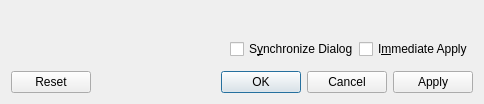
<?xml version="1.0" encoding="UTF-8"?>
<ui version="4.0">
 <class>InsetParamsUi</class>
 <widget class="QDialog" name="InsetParamsUi">
  <property name="geometry">
   <rect>
    <x>0</x>
    <y>0</y>
    <width>484</width>
    <height>104</height>
   </rect>
  </property>
  <property name="focusPolicy">
   <enum>Qt::NoFocus</enum>
  </property>
  <property name="windowTitle">
   <string>Inset Parameter Configuration</string>
  </property>
  <layout class="QGridLayout" name="gridLayout">
   <property name="verticalSpacing">
    <number>12</number>
   </property>
   <item row="0" column="0">
    <widget class="QStackedWidget" name="stackedWidget">
     <property name="currentIndex">
      <number>1</number>
     </property>
     <widget class="QWidget" name="page"/>
     <widget class="QWidget" name="page_2"/>
    </widget>
   </item>
   <item row="3" column="0">
    <widget class="QDialogButtonBox" name="buttonBox">
     <property name="standardButtons">
      <set>QDialogButtonBox::Apply|QDialogButtonBox::Cancel|QDialogButtonBox::Ok|QDialogButtonBox::Reset</set>
     </property>
    </widget>
   </item>
   <item row="2" column="0">
    <layout class="QHBoxLayout" name="horizontalLayout">
     <item>
      <spacer>
       <property name="orientation">
        <enum>Qt::Horizontal</enum>
       </property>
       <property name="sizeHint" stdset="0">
        <size>
         <width>0</width>
         <height>0</height>
        </size>
       </property>
      </spacer>
     </item>
     <item>
      <widget class="QCheckBox" name="synchronizedCB">
       <property name="toolTip">
        <string>Update dialog when moving context</string>
       </property>
       <property name="text">
        <string>S&amp;ynchronize Dialog</string>
       </property>
      </widget>
     </item>
     <item>
      <widget class="QCheckBox" name="immediateApplyCB">
       <property name="toolTip">
        <string>Apply settings immediately</string>
       </property>
       <property name="layoutDirection">
        <enum>Qt::LeftToRight</enum>
       </property>
       <property name="text">
        <string>I&amp;mmediate Apply</string>
       </property>
      </widget>
     </item>
    </layout>
   </item>
   <item row="1" column="0">
    <spacer name="verticalSpacer">
     <property name="orientation">
      <enum>Qt::Vertical</enum>
     </property>
     <property name="sizeHint" stdset="0">
      <size>
       <width>20</width>
       <height>10</height>
      </size>
     </property>
    </spacer>
   </item>
  </layout>
 </widget>
 <tabstops>
  <tabstop>immediateApplyCB</tabstop>
 </tabstops>
 <includes>
  <include location="local">qt_i18n.h</include>
 </includes>
 <resources/>
 <connections/>
</ui>
